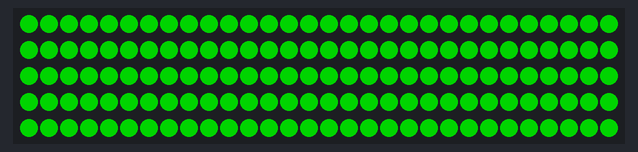
Bench run of a sketch on a simulated ESP32. Shown: 150 RGB LEDs in strip order, left to right, continuing on the next row. Dim RGB values are drawn brighter than linear; what the sketch prints to the serial monitor is not drawn.

Above: at 0.1 s.
At 0.6 s:
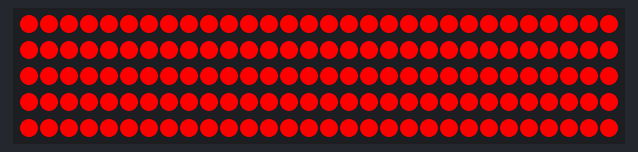
At 1.1 s:
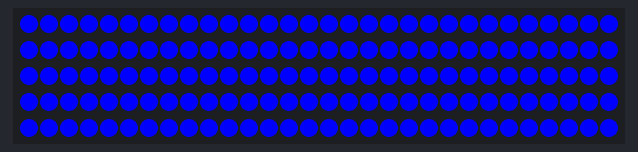

The sketch:

Gilda_Receiver_NeoPixel.ino
```cpp
#include <WiFi.h>
#include <esp_now.h>
#include <FastLED.h>
#include "esp_wifi.h"  // for esp_wifi_set_channel

#define NUM_LEDS 150
#define DATA_PIN 13
CRGB leds[NUM_LEDS];

uint8_t gamma5[32]; // for 5-bit channels
uint8_t gamma6[64]; // for 6-bit green

void initGammaLUT(float gamma = 2.2) {
  for (int i = 0; i < 32; i++) gamma5[i] = pow(i/31.0, gamma) * 255;
  for (int i = 0; i < 64; i++) gamma6[i] = pow(i/63.0, gamma) * 255;
}

void flashBootSequence() {
  // all green
  fill_solid(leds, NUM_LEDS, CRGB::Green);
  FastLED.show();
  delay(500);

  // all red
  fill_solid(leds, NUM_LEDS, CRGB::Red);
  FastLED.show();
  delay(500);

  // all blue
  fill_solid(leds, NUM_LEDS, CRGB::Blue);
  FastLED.show();
  delay(500);

  // clear
  fill_solid(leds, NUM_LEDS, CRGB::Black);
  FastLED.show();
}

void OnDataRecv(const esp_now_recv_info_t *info, const uint8_t *incomingData, int len) {
  int processLen = min(len, 75*2);

  for (int i = 0; i < processLen / 2; i++) {
    uint16_t raw = (incomingData[i*2] << 8) | incomingData[i*2 + 1];

    uint8_t r5 = (raw >> 11) & 0x1F;
    uint8_t g6 = (raw >> 5) & 0x3F;
    uint8_t b5 = raw & 0x1F;

    uint8_t r8 = gamma5[r5];
    uint8_t g8 = gamma6[g6];
    uint8_t b8 = gamma5[b5];

    leds[i*2]     = CRGB(r8, g8, b8);
    leds[i*2 + 1] = CRGB(r8, g8, b8);
  }

  FastLED.show();
}

void setup() {
  Serial.begin(115200);

  WiFi.mode(WIFI_STA);
  WiFi.disconnect();
  // Force both ends to the same channel
  esp_wifi_set_channel(1, WIFI_SECOND_CHAN_NONE);

  initGammaLUT();
  FastLED.addLeds<WS2812, DATA_PIN, GRB>(leds, NUM_LEDS);

  flashBootSequence();  // prove LEDs are alive

  if (esp_now_init() != ESP_OK) {
    Serial.println("ESP-NOW init failed");
    while (true) {
      fill_solid(leds, NUM_LEDS, CRGB::Red);
      FastLED.show();
      delay(250);
      fill_solid(leds, NUM_LEDS, CRGB::Black);
      FastLED.show();
      delay(250);
    }
  }

  esp_now_register_recv_cb(OnDataRecv);
  Serial.println("Receiver ready.");
}

void loop() {
  // nothing needed; ESP-NOW callback drives LEDs
}
```

Measured:
- what the display in image 1 shows lasts 0.5 s, from 0.5 s to 1.0 s
